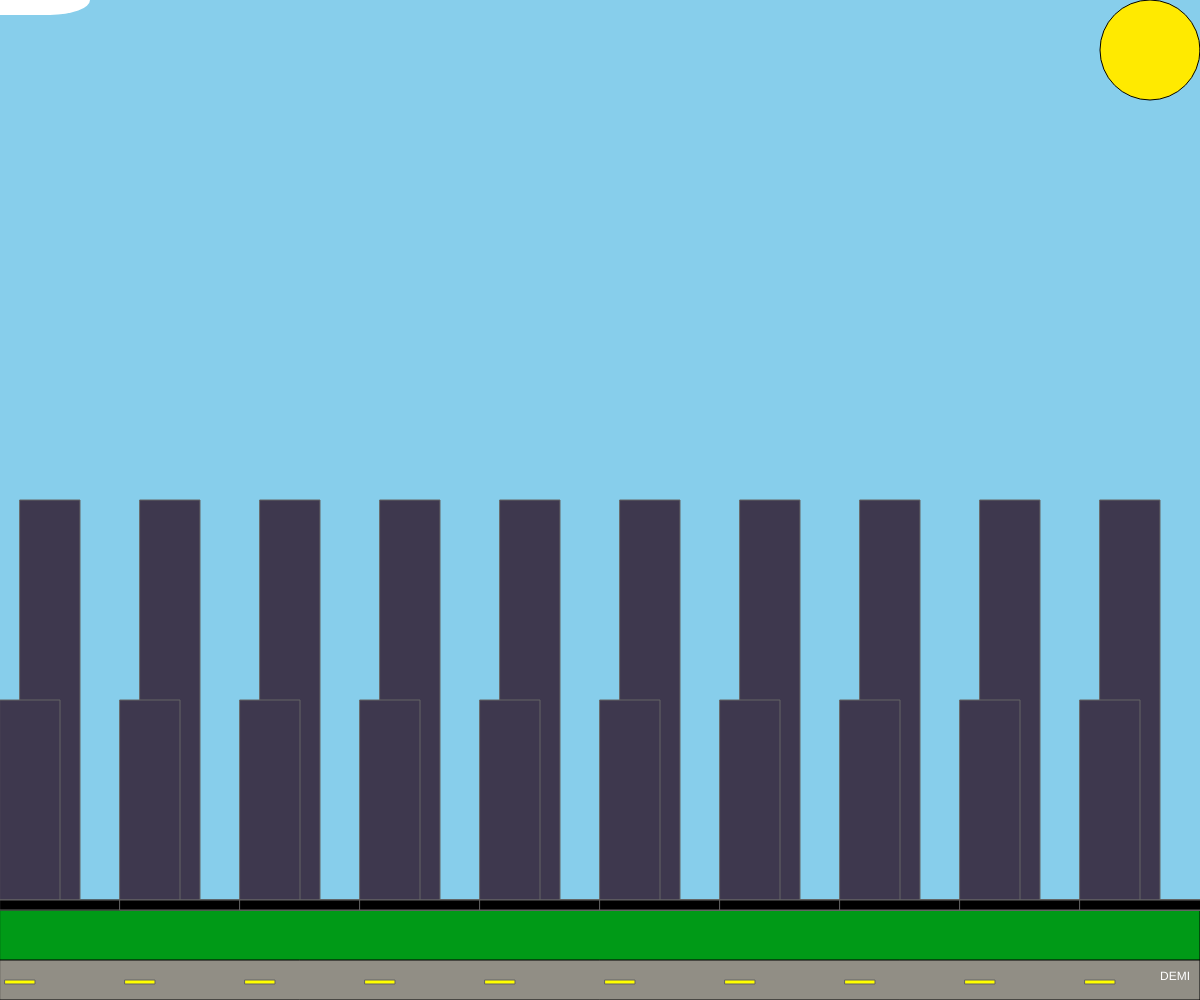
Frame 1 (no input)
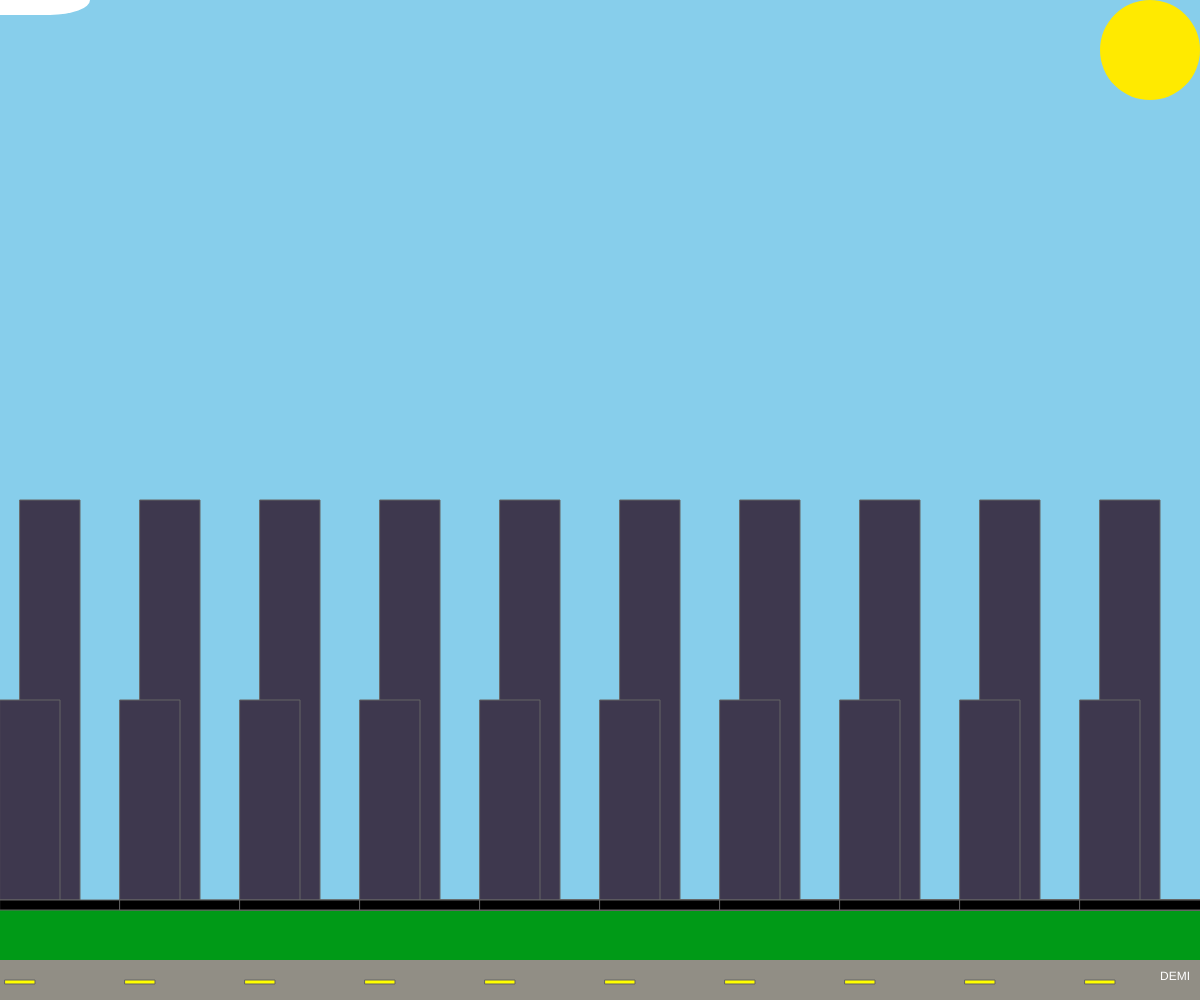
Frame 60 (no input)
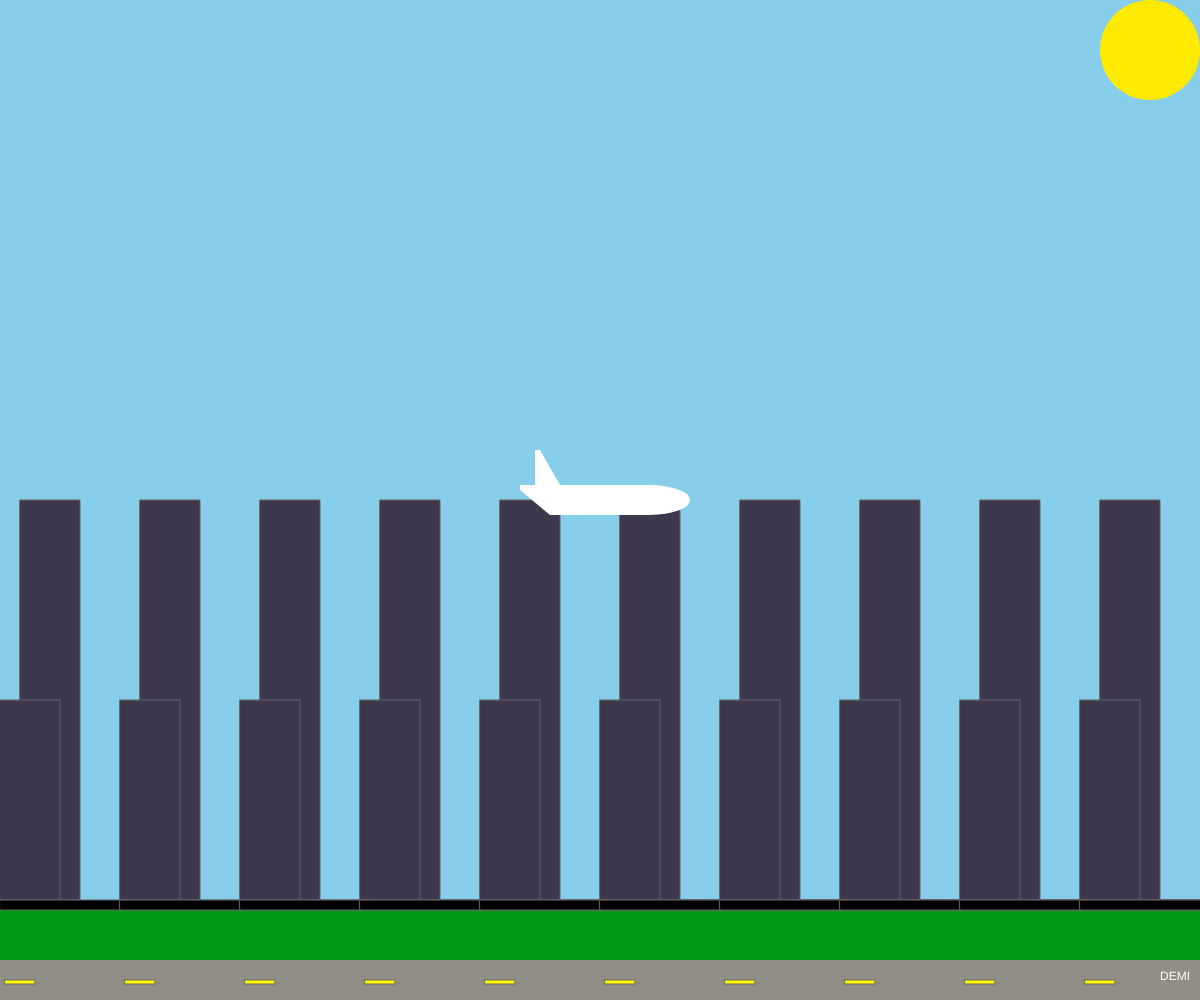
Frame 120 (the mouse pressed at the canvas centre since frame 60)

The p5.js sketch that drew these frames (run headless with seeded random() and noise() and a simulated clock; from frame 60 on, the mouse is pressed at the canvas centre):

// p5.js sketch
// ── sketch.js
// Project Title
// Your Name
// Date
//
// Extra for Experts:
// - describe what you did to take this project "above and beyond"


async function setup() {
  createCanvas(windowWidth, windowHeight);
}
let currentBack = 0; 

function draw() {
  
  backgroundSetter();
  fill(255,255,255);
  text('DEMI',width - 40,height - 20)
}
function mousePressed(){
  if (mouseButton.center){
    currentBack += 1;
    if (currentBack > 2){
      currentBack = 0;
    }
    print(currentBack);
  }
}
function keyPressed(){
  
  
}
function aeroplane(){
  fill(255,255,255);
  noStroke();
  ellipse(mouseX + 50, mouseY,80,30)
  quad(mouseX - 50, mouseY - 15, mouseX - 80, mouseY - 15,  mouseX - 80, mouseY - 10,  mouseX - 50, mouseY + 15)
  quad(mouseX - 65, mouseY - 15, mouseX - 65, mouseY - 50, mouseX - 60, mouseY - 50, mouseX - 40, mouseY - 15 )
  rect(mouseX - 50,mouseY - 15,100,30);
  
}
function backgroundSetter(){
  switch (currentBack){
    case 0:
      morning();
      break;
    case 1:
      background(41,43,49);
      night();
      break;
    case 2:
      background(246,206,138);
      break;

  }

  
  cityscape();
  aeroplane();
  
}
function morning(){
  background(135,206,235);
  fill(255,234,0);
  let sunpos = 50;
  let size = 100;
  circle(width - sunpos, sunpos,size);
  

  
}
function night(){
  fill(246, 241, 213);
  circle(width - 50, 50,100);
  
}
function cityscape(){
  fill(145,142,133);
  quad(0, height - 100, width, height - 100, width, height, 0, height);
  let x = 0;
  let space = floor(width/10);
  fill(0, 154, 23);
  rect(0, height - 90, width, 50 );
  fill(255, 255, 255);
  for (let i = 0; i < 10; i++){
    stroke(100);
    if (currentBack === 0){
      fill(62,56,78);
    }

    else if (currentBack === 1){
      fill(255,255,255);
    }
    else{
      fill(145,142,133);
    }
    rect(x + 20, height - 500,60,400 );
    rect(x , height - 300, 60, 200);
    fill(0,0,0);
    rect(x, height - 100,height - 20,10);
    fill(255,255,0);
    rect(x + 5, height - 20, 30,4);
    x = x  + space;
  }
  
}
